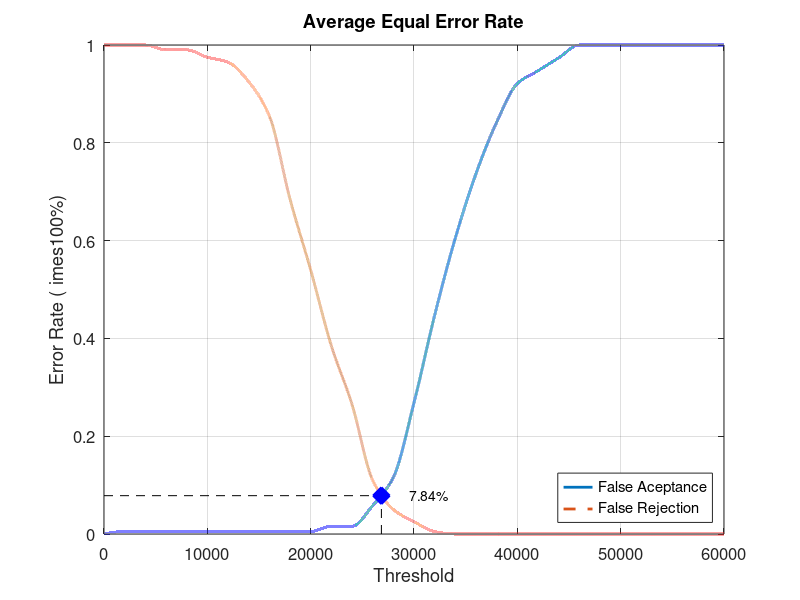
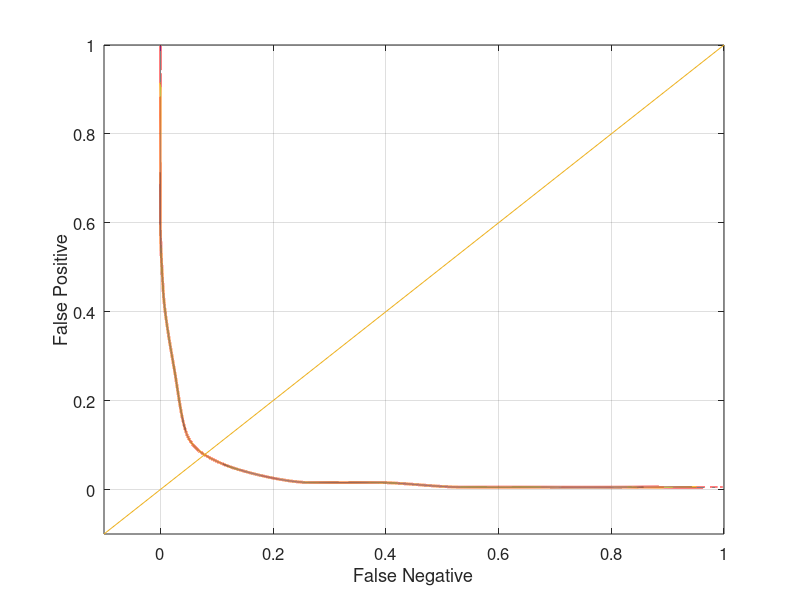

Here is the MATLAB script that generated these plots, in order:
close all;
clear;
clc;
x = 0:2000:60000;
xq = 0:0.5:60000;

y0 = [0 0.00526316 0.00526316 0.00526316 0.00526316 0.00526316 0.00526316 0.00526316 0.00526316 0.00526316 0.00526316 0.0157895 0.0157895 0.0578947 0.115789 0.268421 0.447368 0.605263 0.736842 0.842105 0.921053 0.947368 0.973684 1 1 1 1 1 1 1 1]
yy0 = interp1(x, y0, xq, 'pchip');
y1 = [1 1 1 0.99 0.99 0.975 0.965 0.925 0.855 0.685 0.54 0.385 0.265 0.11 0.05 0.025 0.005 0 0 0 0 0 0 0 0 0 0 0 0 0 0]
yy1 = interp1(x, y1, xq, 'pchip');

% Calculating EER: 
y2 = abs(y0 - y1);
find(y2 == min(y2))
yy2 = abs(yy0 - yy1);
xEER = find(yy2 == min(yy2));
xEERIndex = xq(xEER) % X-axis EER
yEER = yy0(xEER) % Y-axis EER

main = figure
plot(xq, yy0,'-','LineWidth', 2);	hold on
plot(xq, yy1,'--','LineWidth', 2);	hold on
plot([xEERIndex xEERIndex], [0 yEER], 'k--');	hold on
plot([0 xEERIndex], [yEER yEER], 'k--');	hold on
plot(xEERIndex, yEER, 'bx', 'LineWidth', 10);	hold on
text(xEERIndex + 10 * xEERIndex / 100, yEER, [num2str(round((10000 * yEER)) / 100) '%'])
legend('False Aceptance', 'False Rejection', 'Location', 'SouthEast')
xlabel('Threshold')
ylabel('Error Rate (	imes100%)')
title('Average Equal Error Rate')
set(gca, 'FontSize', 12)
axis([0 60000 0 1])
grid on

print(main, 'Database4_2Main', '-dpng');
FNRxFPR = figure('Color', [1 1 1]);
plot(yy1, yy0, '-', yy1, yy0, 'LineWidth', 2);
hold on
y = -0.1:0.1:1
plot(y, y); 
set(gca, 'FontSize', 12)
xlabel('False Negative')
ylabel('False Positive')
axis([-0.1 1 -0.1 1])
set(gca, 'FontSize', 12)
grid on

print(FNRxFPR, 'Database4_2FNRxFPR','-dpng');
